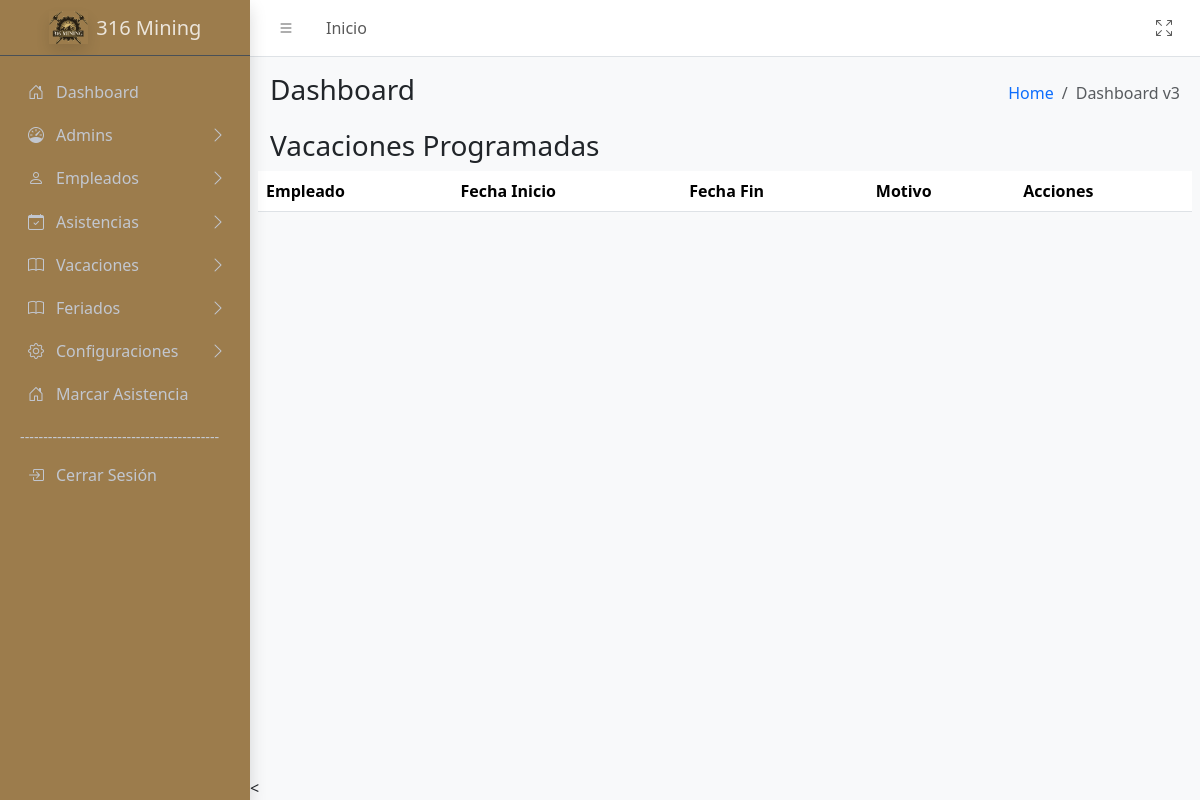
The app's page /sistema/controller/VacacionesController/VacacionesController.php?action=MostrarVacacionesProgramadas (signed in), older data.
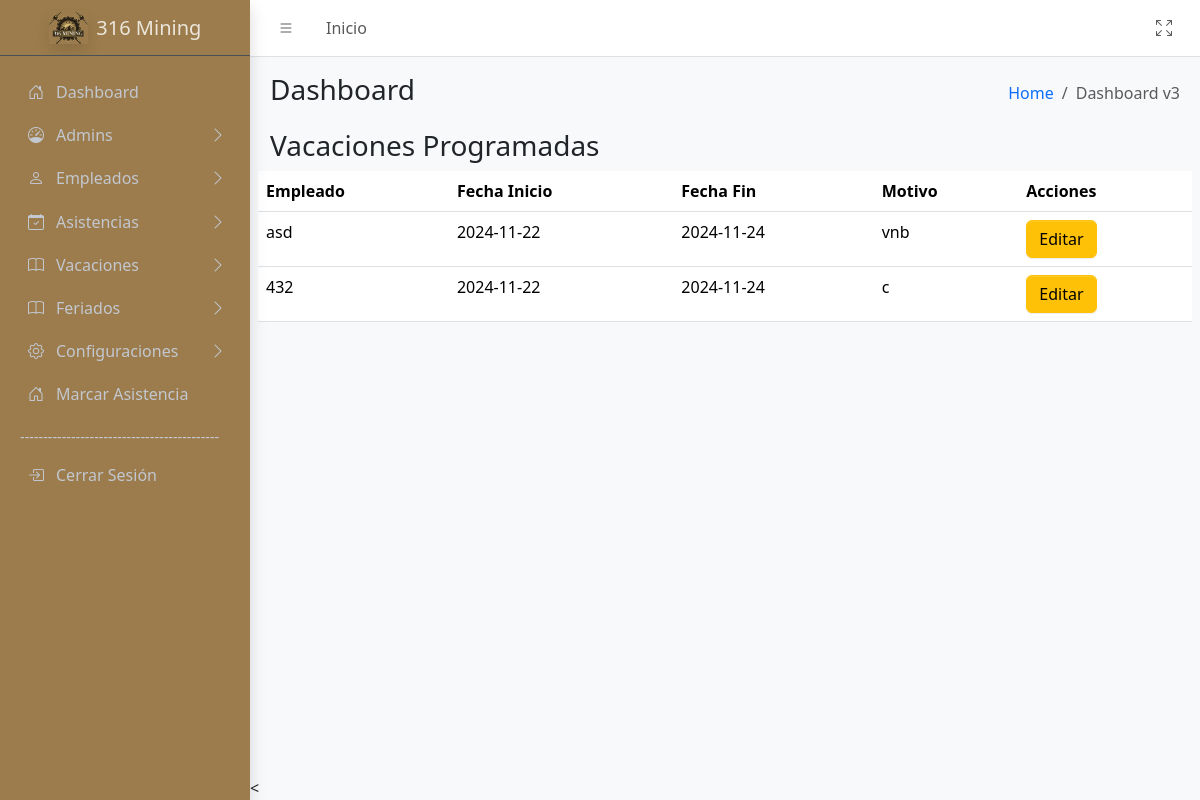
The same page, newer data.
### tables this page shows
CREATE TABLE `vacaciones` (
  `idVacacion` int(11) NOT NULL,
  `idEmpleado` int(11) DEFAULT NULL,
  `fechaInicio` date DEFAULT NULL,
  `fechaFin` date DEFAULT NULL,
  `motivo` varchar(100) DEFAULT NULL,
  `estado` varchar(45) DEFAULT NULL
);

CREATE TABLE `empleados` (
  `idEmpleado` int(11) NOT NULL,
  `nombres` varchar(50) NOT NULL,
  `apellidos` varchar(50) NOT NULL,
  `dni` varchar(8) NOT NULL,
  `correo` varchar(50) NOT NULL,
  `telefono` varchar(15) DEFAULT NULL,
  `idPuesto` int(11) DEFAULT NULL,
  `idTurno` int(11) DEFAULT NULL,
  `estado` enum('Activo','Inactivo') DEFAULT 'Activo',
  `habilitado` tinyint(1) NOT NULL,
  `idApp` varchar(10) DEFAULT NULL COMMENT 'id para la app',
  `passwordApp` varchar(20) DEFAULT NULL COMMENT 'contra para la app',
  `idmarcar` varchar(5) NOT NULL,
  `passmarcar` varchar(5) NOT NULL
);

### sistema/model/conexion.php (called while the page is built, shortened)
<?php
class Database {
    public function __construct() {
        try {
            $host = 'localhost';
            $dbname = 'biometrico';
            $username = 'root';
            $password = '';
            $this->conn = new PDO("mysql:host=$host;dbname=$dbname", $username, $password);
        } catch (PDOException $e) {
            echo "Error de conexión: " . $e->getMessage();
            exit();
        }
    }
}
?>

### sistema/controller/BaseController.php (called while the page is built, shortened)
<?php
class BaseController {
        protected function loadView($view,
                                        $data = [],
                                        $additionalCss = [],
                                        $additionalJs = [],
                                        $title = 'Sistema') {
                                    include __DIR__ . '/../view/templates/layout.php';
    }
}
?>

### sistema/model/VacacionesModel/VacacionesModel.php (called while the page is built, shortened)
<?php
require_once __DIR__ . '/../conexion.php';
class Vacaciones extends Database
{
    public function getVacacionesProgramadas()
    {
        $sql = "SELECT v.idVacacion, v.fechaInicio, v.fechaFin, v.motivo, e.nombres
                FROM vacaciones v
                JOIN empleados e ON v.idEmpleado = e.idEmpleado";
        $stmt = $this->conn->prepare($sql);
        $stmt->execute();
        return $stmt->fetchAll(PDO::FETCH_ASSOC);
    }
}
?>

### sistema/view/Vacaciones/VacacionesProgramadas.php (the view, shortened to what this page needs)
<div class="col-sm-6">
    <h3 class="mb-0">Dashboard</h3>
</div>
<div class="col-sm-6">
    <ol class="breadcrumb float-sm-end">
        <li class="breadcrumb-item"><a href="/biometrico/sistema/controller/DashboardController/DashboardController.php?action=MostrarDashboard">Home</a></li>
        <li class="breadcrumb-item active" aria-current="page">
            Dashboard v3
        </li>
    </ol>
</div>
</div>
</div>
</div>
<div class="app-content">
    <div class="container-fluid">
        <div class="row">
            <div class="container-fluid">
                <div class="row">
                    <h3>Vacaciones Programadas</h3>
                    <table class="table">
                        <thead>
                            <tr>
                                <th>Empleado</th>
                                <th>Fecha Inicio</th>
                                <th>Fecha Fin</th>
                                <th>Motivo</th>
                                <th>Acciones</th>
                            </tr>
                        </thead>
                        <tbody>
                            <?php foreach ($vacaciones as $vacacion): ?>
                                <tr>
                                    <td><?= htmlspecialchars($vacacion['nombres']) ?></td>
                                    <td><?= $vacacion['fechaInicio'] ?></td>
                                    <td><?= $vacacion['fechaFin'] ?></td>
                                    <td><?= htmlspecialchars($vacacion['motivo']) ?></td>
                                    <td>
                                        <button class='btn btn-warning' data-bs-toggle='modal' data-bs-target='#modalEditarVacacion' data-idVacacion='<?= $vacacion['idVacacion'] ?>'>Editar</button>
                                    </td>
                                </tr>
                            <?php endforeach; ?>
                        </tbody>
                    </table>
                </div>
            </div>
        </div>
    </div>
</div>

### sistema/controller/VacacionesController/VacacionesController.php (shortened to what this page needs)
<?php
require_once '../BaseController.php';
require_once __DIR__ . '/../../model/VacacionesModel/VacacionesModel.php';
class VacacionesController extends BaseController
{
    private $model;
    public function __construct()
    {
        $this->model = new Vacaciones();
    }
    public function MostrarVacacionesProgramadas()
    {
        $vacaciones = $this->model->getVacacionesProgramadas();
        $this->loadView('Vacaciones.VacacionesProgramadas', [
            'vacaciones' => $vacaciones
        ], [], ['/biometrico/sistema/view/Vacaciones/recursos/js/VacacionesProgramadas.min.js'], 'Vacaciones Programadas');
    }
}
if (isset($_GET['action'])) {
    $controller = new VacacionesController();
    $action = $_GET['action'];
    if (method_exists($controller, $action)) {
        $controller->$action();
    } else {
        echo "Error: Acción no encontrada.";
    }
}
?>

### sistema/view/templates/layout.php (shortened to what this page needs)
<!DOCTYPE html>
<html lang="en">
<head>
    <link rel="stylesheet" href="https://cdn.jsdelivr.net/npm/@fontsource/source-sans-3@5.0.12/index.css">
    <link rel="stylesheet" href="https://cdn.jsdelivr.net/npm/overlayscrollbars@2.3.0/styles/overlayscrollbars.min.css">
    <link rel="stylesheet" href="https://cdn.jsdelivr.net/npm/bootstrap-icons@1.11.0/font/bootstrap-icons.min.css">
    <link rel="stylesheet" href="../../resources/dist/css/adminlte.css">
    <link rel="stylesheet" href="https://cdn.jsdelivr.net/npm/apexcharts@3.37.1/dist/apexcharts.css">
</head>
<body class="layout-fixed sidebar-expand-lg bg-body-tertiary">
    <div class="app-wrapper">
        <nav class="app-header navbar navbar-expand bg-body">
            <div class="container-fluid">
                <ul class="navbar-nav">
                    <li class="nav-item"> <a class="nav-link" data-lte-toggle="sidebar" href="#" role="button"> <i class="bi bi-list"></i> </a> </li>
                    <li class="nav-item d-none d-md-block"> <a href="/biometrico/sistema/controller/DashboardController/DashboardController.php?action=MostrarDashboard" class="nav-link">Inicio</a> </li>
                </ul>
                <ul class="navbar-nav ms-auto">
                    <li class="nav-item"> <a class="nav-link" href="#" data-lte-toggle="fullscreen"> <i data-lte-icon="maximize" class="bi bi-arrows-fullscreen"></i> </a> </li>
                </ul>
            </div>
        </nav>
        <<aside class="app-sidebar bg-body-secondary shadow" data-bs-theme="dark">
            <div class="sidebar-brand">
                <a href="/biometrico/sistema/controller/DashboardController/DashboardController.php?action=MostrarDashboard" class="brand-link">
                    <img src="../../resources/img/minaLogo.png" alt="AdminLTE Logo" class="brand-image opacity-75 shadow">
                    <span class="brand-text fw-light">316 Mining</span>
                </a>
            </div>
            <div class="sidebar-wrapper">
                <nav class="mt-2">
                    <ul class="nav sidebar-menu flex-column" data-lte-toggle="treeview" role="menu" data-accordion="false">
                        <li class="nav-item">
                            <a href="/biometrico/sistema/controller/DashboardController/DashboardController.php?action=MostrarDashboard" class="nav-link">
                                <i class="nav-icon bi bi-house-door"></i>
                                <p> Dashboard </p>
                            </a>
                        </li>
                        <li class="nav-item menu-close">
                            <a href="#" class="nav-link">
                                <i class="nav-icon bi bi-speedometer"></i>
                                <p>Admins <i class="nav-arrow bi bi-chevron-right"></i></p>
                            </a>
                        </li>
                        <li class="nav-item menu-close">
                            <a href="#" class="nav-link">
                                <i class="nav-icon bi bi-person"></i>
                                <p>Empleados <i class="nav-arrow bi bi-chevron-right"></i></p>
                            </a>
                        </li>
                        <li class="nav-item menu-close">
                            <a href="#" class="nav-link">
                                <i class="nav-icon bi bi-calendar-check"></i>
                                <p>Asistencias <i class="nav-arrow bi bi-chevron-right"></i></p>
                            </a>
                        </li>
                        <li class="nav-item menu-close">
                            <a href="#" class="nav-link">
                                <i class="nav-icon bi bi-book"></i>
                                <p>Vacaciones <i class="nav-arrow bi bi-chevron-right"></i></p>
                            </a>
                        </li>
                        <li class="nav-item menu-close">
                            <a href="#" class="nav-link">
                                <i class="nav-icon bi bi-book"></i>
                                <p>Feriados <i class="nav-arrow bi bi-chevron-right"></i></p>
                            </a>
                        </li>
                        <li class="nav-item menu-close">
                            <a href="#" class="nav-link">
                                <i class="nav-icon bi bi-gear"></i>
                                <p>Configuraciones <i class="nav-arrow bi bi-chevron-right"></i></p>
                            </a>
                        </li>
                        <li class="nav-item">
                            <a href="/biometrico/sistema/controller/DashboardController/DashboardController.php" class="nav-link">
                                <i class="nav-icon bi bi-house-door"></i>
                                <p> Marcar Asistencia </p>
                            </a>
                        </li>
                        <li class="nav-header">-------------------------------------------</li>
                        <li class="nav-item">
                            <a href="#" id="cerrarSesion" class="nav-link">
                                <i class="nav-icon bi bi-box-arrow-in-right"></i>
                                <p>Cerrar Sesión</p>
                            </a>
                        </li>
                    </ul>
                </nav>
            </div>
            </aside>
            <main class="app-main">
                <div class="app-content-header">
                    <div class="container-fluid">
                        <div class="row">
                            <?php include $viewPath; ?>
                        </div>
</body>
</html>

Row changes from the older to the newer data that the page shows:
added vacaciones: idEmpleado.nombres "asd", fechaInicio "2024-11-22", fechaFin "2024-11-24", motivo "vnb"
added vacaciones: idEmpleado.nombres "432", fechaInicio "2024-11-22", fechaFin "2024-11-24", motivo "c"
